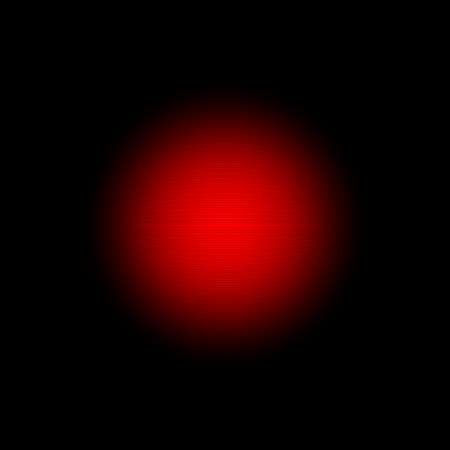
Frame 1 (no input)
Frame 60 (the mouse pressed at the canvas centre just before this capture): identical to frame 1, image omitted
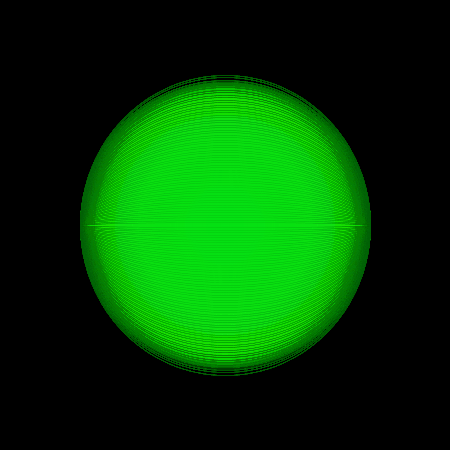
Frame 120 (the mouse held since frame 60 and released just before this capture)

The Processing sketch that drew these frames (run headless with seeded random() and noise(); from frame 60 on, the mouse is pressed at the canvas centre):

// Processing sketch: processing_60810
// ── processing_60810.pde


void setup()
{
  smooth();
  background(0);
  size(450, 450);
  noCursor();
}
 
int innen = 10;
int aussen = 300;
int distanz = 5;
float stroke_weight = 0.5;
boolean stroke = false;
 
void draw(){
  if(mousePressed){
   
   
  noStroke();
  for (int A = 0; A < aussen; A+=distanz)
  {
    fill(2,224,18, A/innen);
    strokeWeight(stroke_weight);
    stroke(0);
    if (stroke == false)
    {
      noStroke();
    }
    
    
    ellipse(225, 225, aussen - A, aussen - A);
    
    noFill();
    stroke(0,95,7,50);
    ellipse(225, 225, aussen-10, aussen-A);
  }
  
  
  
  
  
    
  }else{
     background(0);
  noStroke();
  for (int A = 0; A < aussen; A+=distanz)
  {
    fill(255,2,2, A/innen);
    strokeWeight(stroke_weight);
    stroke(0);
    if (stroke == false)
    {
      noStroke();
    }
    ellipse(225, 225, aussen - A, aussen - A);
    
    noFill();
    stroke(0,50);
    ellipse(225, 225, aussen-10, aussen-A);
   
   
   
   
   }}}
